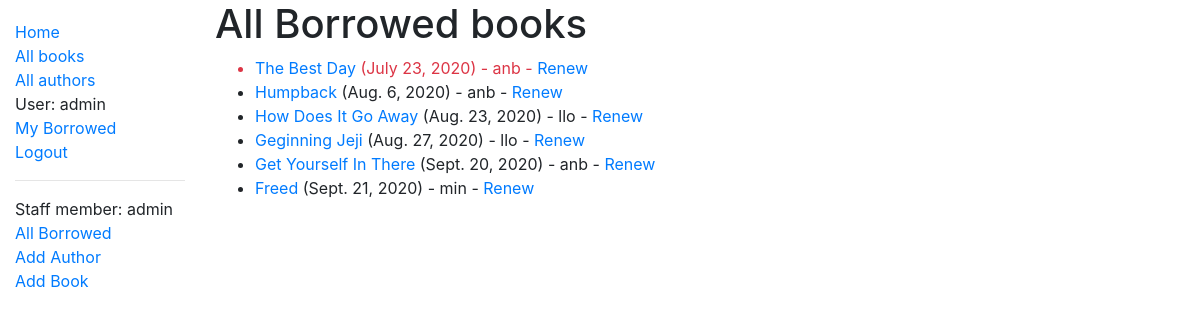
The app's page /catalog/borrowed/ (signed in), older data.
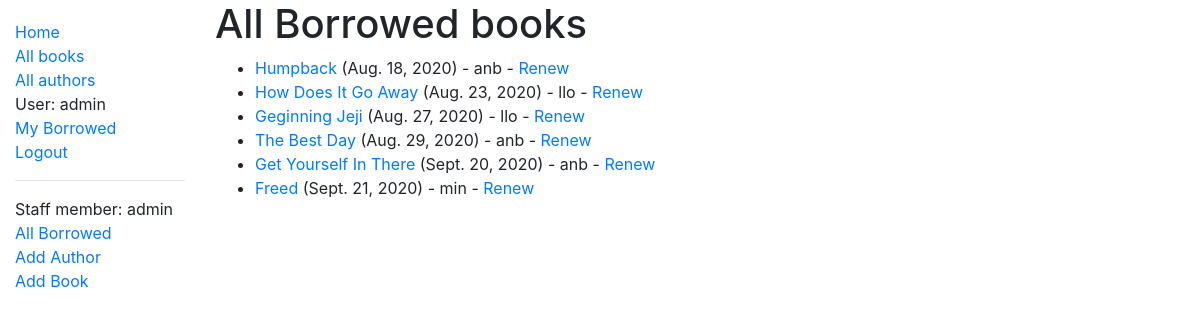
The same page, newer data.
### catalog/models.py (models this page shows, shortened)
class BookInstance(models.Model):
    id = models.UUIDField(primary_key=True, default=uuid.uuid4, help_text='Unique ID for this particular book across whole library')
    book = models.ForeignKey('Book', on_delete=models.SET_NULL, null=True)
    imprint = models.CharField(max_length=200)
    due_back = models.DateField(null=True, blank=True)
    borrower = models.ForeignKey(User, on_delete=models.SET_NULL, null=True, blank=True)
    LOAN_STATUS = (
        ('m', 'Maintenance'),
        ('o', 'On loan'),
        ('a', 'Available'),
        ('r', 'Reserved'),
    )
    status = models.CharField(
        max_length=1,
        choices=LOAN_STATUS,
        blank=True,
        default='m',
        help_text='Book availability',
    )
    class Meta:
        ordering = ['due_back']
        permissions = (("can_mark_returned", "Set book as returned"),
            ("can_change_status", "Change the status of a book"))
    @property
    def is_overdue(self):
        if self.due_back and date.today() > self.due_back:
            return True
        return False

class Book(models.Model):
    title = models.CharField(max_length=200)
    author = models.ForeignKey('Author', on_delete=models.SET_NULL, null=True)
    summary = models.TextField(max_length=1000, help_text='Enter a brief description of the book')
    isbn = models.CharField('ISBN', max_length=13, help_text='13 Character <a href="https://www.isbn-international.org/content/what-isbn">ISBN number</a>')
    genre = models.ManyToManyField(Genre, help_text='Select a genre for this book')
    language = models.ForeignKey('Language', on_delete=models.SET_NULL, null=True)
    def display_genre(self):
        """Create a string for the Genre. This is required to display genre in Admin."""
        return ', '.join(genre.name for genre in self.genre.all()[:3])
    display_genre.short_description = 'Genre'

### catalog/views.py (the view)
# urls.py: path('borrowed/', views.AllLoanedBooksListView.as_view(), name='all-borrowed'),
class AllLoanedBooksListView(PermissionRequiredMixin, generic.ListView):
    permission_required = 'catalog.can_mark_returned'
    model = BookInstance
    template_name = 'catalog/all_bookinstance_borrowed.html'
    paginated_by = 10
    def get_queryset(self):
        return BookInstance.objects.filter(status__exact='o')

### catalog/templates/catalog/all_bookinstance_borrowed.html
{% extends "base_generic.html" %}
{% block content %}
    <h1>All Borrowed books</h1>
    {% if bookinstance_list %}
    <ul>
      {% for bookinst in bookinstance_list %}
      <li class="{% if bookinst.is_overdue %}text-danger{% endif %}">
        <a href="{% url 'book-detail' bookinst.book.pk %}">{{bookinst.book.title}}</a> ({{ bookinst.due_back }}) - {{ bookinst.borrower}}
        {% if perms.catalog.can_mark_returned %}- <a href="{% url 'renew-book-librarian' bookinst.id %}">Renew</a>  {% endif %}
      </li>
      {% endfor %}
    </ul>
    {% else %}
      <p>There are no books borrowed from this library.</p>
    {% endif %}
{% endblock %}

Row changes from the older to the newer data that the page shows:
changed BookInstance "Humpback": due_back "Aug. 6, 2020" → "Aug. 18, 2020"
changed BookInstance "The Best Day": due_back "July 23, 2020" → "Aug. 29, 2020"; moves down the list
